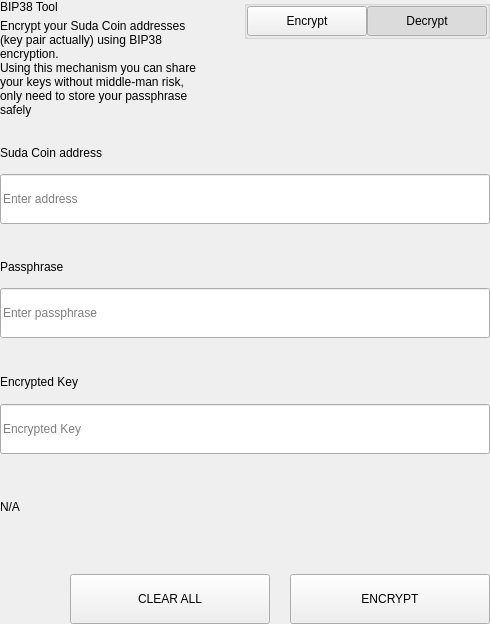
<?xml version="1.0" encoding="UTF-8"?>
<ui version="4.0">
 <class>SettingsBitToolWidget</class>
 <widget class="QWidget" name="SettingsBitToolWidget">
  <property name="geometry">
   <rect>
    <x>0</x>
    <y>0</y>
    <width>490</width>
    <height>624</height>
   </rect>
  </property>
  <property name="windowTitle">
   <string>Form</string>
  </property>
  <layout class="QVBoxLayout" name="verticalLayout">
   <property name="spacing">
    <number>0</number>
   </property>
   <property name="leftMargin">
    <number>0</number>
   </property>
   <property name="topMargin">
    <number>0</number>
   </property>
   <property name="rightMargin">
    <number>0</number>
   </property>
   <property name="bottomMargin">
    <number>0</number>
   </property>
   <item>
    <widget class="QWidget" name="left" native="true">
     <layout class="QVBoxLayout" name="verticalLayout_3">
      <property name="leftMargin">
       <number>0</number>
      </property>
      <property name="topMargin">
       <number>0</number>
      </property>
      <property name="rightMargin">
       <number>0</number>
      </property>
      <property name="bottomMargin">
       <number>0</number>
      </property>
      <item>
       <layout class="QVBoxLayout" name="verticalLayout_2">
        <property name="spacing">
         <number>0</number>
        </property>
        <item>
         <layout class="QHBoxLayout" name="horizontalLayout_3" stretch="3,1">
          <property name="spacing">
           <number>40</number>
          </property>
          <item>
           <layout class="QVBoxLayout" name="verticalLayoutTitle">
            <property name="spacing">
             <number>5</number>
            </property>
            <item>
             <widget class="QLabel" name="labelTitle">
              <property name="text">
               <string>BIP38 Tool</string>
              </property>
             </widget>
            </item>
            <item>
             <widget class="QLabel" name="labelSubtitle1">
              <property name="text">
               <string>Encrypt your Suda Coin addresses (key pair actually) using BIP38 encryption.
Using this mechanism you can share your keys without middle-man risk, only need to store your passphrase safely</string>
              </property>
              <property name="wordWrap">
               <bool>true</bool>
              </property>
             </widget>
            </item>
           </layout>
          </item>
          <item alignment="Qt::AlignTop">
           <widget class="QGroupBox" name="groupBox">
            <property name="title">
             <string/>
            </property>
            <property name="alignment">
             <set>Qt::AlignLeading|Qt::AlignLeft|Qt::AlignTop</set>
            </property>
            <layout class="QHBoxLayout" name="horizontalLayout_4">
             <property name="spacing">
              <number>0</number>
             </property>
             <property name="leftMargin">
              <number>0</number>
             </property>
             <property name="topMargin">
              <number>0</number>
             </property>
             <property name="rightMargin">
              <number>0</number>
             </property>
             <property name="bottomMargin">
              <number>0</number>
             </property>
             <item>
              <spacer name="horizontalSpacer">
               <property name="orientation">
                <enum>Qt::Horizontal</enum>
               </property>
               <property name="sizeHint" stdset="0">
                <size>
                 <width>40</width>
                 <height>20</height>
                </size>
               </property>
              </spacer>
             </item>
             <item>
              <widget class="QPushButton" name="pushLeft">
               <property name="minimumSize">
                <size>
                 <width>120</width>
                 <height>30</height>
                </size>
               </property>
               <property name="maximumSize">
                <size>
                 <width>120</width>
                 <height>30</height>
                </size>
               </property>
               <property name="focusPolicy">
                <enum>Qt::NoFocus</enum>
               </property>
               <property name="text">
                <string>Encrypt</string>
               </property>
               <property name="checkable">
                <bool>true</bool>
               </property>
               <property name="autoExclusive">
                <bool>true</bool>
               </property>
              </widget>
             </item>
             <item>
              <widget class="QPushButton" name="pushRight">
               <property name="minimumSize">
                <size>
                 <width>120</width>
                 <height>30</height>
                </size>
               </property>
               <property name="maximumSize">
                <size>
                 <width>120</width>
                 <height>30</height>
                </size>
               </property>
               <property name="focusPolicy">
                <enum>Qt::NoFocus</enum>
               </property>
               <property name="text">
                <string>Decrypt</string>
               </property>
               <property name="checkable">
                <bool>true</bool>
               </property>
               <property name="checked">
                <bool>true</bool>
               </property>
               <property name="autoExclusive">
                <bool>true</bool>
               </property>
              </widget>
             </item>
            </layout>
           </widget>
          </item>
         </layout>
        </item>
        <item>
         <widget class="QStackedWidget" name="stackedWidget">
          <property name="currentIndex">
           <number>1</number>
          </property>
          <widget class="QWidget" name="pageDecrypt">
           <layout class="QVBoxLayout" name="verticalLayout_5">
            <property name="spacing">
             <number>0</number>
            </property>
            <property name="leftMargin">
             <number>0</number>
            </property>
            <property name="topMargin">
             <number>0</number>
            </property>
            <property name="rightMargin">
             <number>0</number>
            </property>
            <property name="bottomMargin">
             <number>0</number>
            </property>
            <item>
             <widget class="QWidget" name="widget" native="true">
              <property name="minimumSize">
               <size>
                <width>0</width>
                <height>100</height>
               </size>
              </property>
              <layout class="QVBoxLayout" name="verticalLayout_4">
               <property name="spacing">
                <number>0</number>
               </property>
               <property name="leftMargin">
                <number>0</number>
               </property>
               <property name="topMargin">
                <number>0</number>
               </property>
               <property name="rightMargin">
                <number>0</number>
               </property>
               <property name="bottomMargin">
                <number>0</number>
               </property>
               <item>
                <spacer name="verticalSpacer_2">
                 <property name="orientation">
                  <enum>Qt::Vertical</enum>
                 </property>
                 <property name="sizeType">
                  <enum>QSizePolicy::Fixed</enum>
                 </property>
                 <property name="sizeHint" stdset="0">
                  <size>
                   <width>20</width>
                   <height>20</height>
                  </size>
                 </property>
                </spacer>
               </item>
               <item>
                <layout class="QHBoxLayout" name="horizontalLayout_6" stretch="2">
                 <property name="spacing">
                  <number>0</number>
                 </property>
                 <item>
                  <layout class="QVBoxLayout" name="verticalLayout_7">
                   <property name="spacing">
                    <number>9</number>
                   </property>
                   <item>
                    <widget class="QLabel" name="labelSubtitleKey">
                     <property name="minimumSize">
                      <size>
                       <width>0</width>
                       <height>20</height>
                      </size>
                     </property>
                     <property name="maximumSize">
                      <size>
                       <width>16777215</width>
                       <height>20</height>
                      </size>
                     </property>
                     <property name="text">
                      <string>Encrypted key</string>
                     </property>
                    </widget>
                   </item>
                   <item>
                    <widget class="QLineEdit" name="lineEditKey">
                     <property name="minimumSize">
                      <size>
                       <width>0</width>
                       <height>50</height>
                      </size>
                     </property>
                     <property name="maximumSize">
                      <size>
                       <width>16777215</width>
                       <height>50</height>
                      </size>
                     </property>
                     <property name="placeholderText">
                      <string>Enter a encrypted key</string>
                     </property>
                    </widget>
                   </item>
                  </layout>
                 </item>
                </layout>
               </item>
               <item>
                <spacer name="verticalSpacer_3">
                 <property name="orientation">
                  <enum>Qt::Vertical</enum>
                 </property>
                 <property name="sizeType">
                  <enum>QSizePolicy::Fixed</enum>
                 </property>
                 <property name="sizeHint" stdset="0">
                  <size>
                   <width>20</width>
                   <height>20</height>
                  </size>
                 </property>
                </spacer>
               </item>
               <item>
                <layout class="QVBoxLayout" name="verticalLayout_9">
                 <property name="spacing">
                  <number>9</number>
                 </property>
                 <item>
                  <widget class="QLabel" name="labelSubtitlePassphrase">
                   <property name="maximumSize">
                    <size>
                     <width>16777215</width>
                     <height>20</height>
                    </size>
                   </property>
                   <property name="text">
                    <string>Passphrase</string>
                   </property>
                  </widget>
                 </item>
                 <item>
                  <widget class="QLineEdit" name="lineEditPassphrase">
                   <property name="minimumSize">
                    <size>
                     <width>0</width>
                     <height>50</height>
                    </size>
                   </property>
                   <property name="maximumSize">
                    <size>
                     <width>16777215</width>
                     <height>50</height>
                    </size>
                   </property>
                   <property name="placeholderText">
                    <string>Enter a passphrase</string>
                   </property>
                  </widget>
                 </item>
                </layout>
               </item>
               <item>
                <spacer name="verticalSpacer_4">
                 <property name="orientation">
                  <enum>Qt::Vertical</enum>
                 </property>
                 <property name="sizeType">
                  <enum>QSizePolicy::Fixed</enum>
                 </property>
                 <property name="sizeHint" stdset="0">
                  <size>
                   <width>20</width>
                   <height>20</height>
                  </size>
                 </property>
                </spacer>
               </item>
               <item>
                <widget class="QWidget" name="widget_3" native="true">
                 <property name="sizePolicy">
                  <sizepolicy hsizetype="Preferred" vsizetype="Fixed">
                   <horstretch>0</horstretch>
                   <verstretch>0</verstretch>
                  </sizepolicy>
                 </property>
                 <layout class="QVBoxLayout" name="verticalLayout_10">
                  <property name="spacing">
                   <number>9</number>
                  </property>
                  <property name="leftMargin">
                   <number>0</number>
                  </property>
                  <property name="topMargin">
                   <number>0</number>
                  </property>
                  <property name="rightMargin">
                   <number>0</number>
                  </property>
                  <property name="bottomMargin">
                   <number>0</number>
                  </property>
                  <item>
                   <widget class="QLabel" name="labelSubtitleDecryptResult">
                    <property name="minimumSize">
                     <size>
                      <width>0</width>
                      <height>20</height>
                     </size>
                    </property>
                    <property name="maximumSize">
                     <size>
                      <width>16777215</width>
                      <height>20</height>
                     </size>
                    </property>
                    <property name="text">
                     <string>Decrypted address result</string>
                    </property>
                   </widget>
                  </item>
                  <item>
                   <widget class="QWidget" name="widget_4" native="true">
                    <layout class="QHBoxLayout" name="horizontalLayout" stretch="6,0,1">
                     <property name="spacing">
                      <number>0</number>
                     </property>
                     <property name="leftMargin">
                      <number>0</number>
                     </property>
                     <property name="topMargin">
                      <number>0</number>
                     </property>
                     <property name="rightMargin">
                      <number>0</number>
                     </property>
                     <property name="bottomMargin">
                      <number>0</number>
                     </property>
                     <item alignment="Qt::AlignVCenter">
                      <widget class="QLineEdit" name="lineEditDecryptResult">
                       <property name="minimumSize">
                        <size>
                         <width>0</width>
                         <height>50</height>
                        </size>
                       </property>
                       <property name="maximumSize">
                        <size>
                         <width>16777215</width>
                         <height>50</height>
                        </size>
                       </property>
                       <property name="placeholderText">
                        <string>Decrypted Address</string>
                       </property>
                      </widget>
                     </item>
                     <item>
                      <spacer name="horizontalSpacer_4">
                       <property name="orientation">
                        <enum>Qt::Horizontal</enum>
                       </property>
                       <property name="sizeType">
                        <enum>QSizePolicy::Fixed</enum>
                       </property>
                       <property name="sizeHint" stdset="0">
                        <size>
                         <width>20</width>
                         <height>50</height>
                        </size>
                       </property>
                      </spacer>
                     </item>
                     <item>
                      <widget class="QPushButton" name="pushButtonImport">
                       <property name="minimumSize">
                        <size>
                         <width>140</width>
                         <height>40</height>
                        </size>
                       </property>
                       <property name="text">
                        <string>Import Address</string>
                       </property>
                      </widget>
                     </item>
                    </layout>
                   </widget>
                  </item>
                 </layout>
                </widget>
               </item>
               <item>
                <widget class="QLabel" name="statusLabel_DEC">
                 <property name="maximumSize">
                  <size>
                   <width>16777215</width>
                   <height>40</height>
                  </size>
                 </property>
                 <property name="text">
                  <string/>
                 </property>
                </widget>
               </item>
               <item>
                <spacer name="verticalSpacer">
                 <property name="orientation">
                  <enum>Qt::Vertical</enum>
                 </property>
                 <property name="sizeType">
                  <enum>QSizePolicy::Preferred</enum>
                 </property>
                 <property name="sizeHint" stdset="0">
                  <size>
                   <width>20</width>
                   <height>20</height>
                  </size>
                 </property>
                </spacer>
               </item>
               <item>
                <layout class="QHBoxLayout" name="horizontalLayout_7">
                 <property name="spacing">
                  <number>0</number>
                 </property>
                 <item>
                  <spacer name="horizontalSpacer_5">
                   <property name="orientation">
                    <enum>Qt::Horizontal</enum>
                   </property>
                   <property name="sizeType">
                    <enum>QSizePolicy::Expanding</enum>
                   </property>
                   <property name="sizeHint" stdset="0">
                    <size>
                     <width>40</width>
                     <height>20</height>
                    </size>
                   </property>
                  </spacer>
                 </item>
                 <item>
                  <widget class="QPushButton" name="pushButtonDecryptClear">
                   <property name="minimumSize">
                    <size>
                     <width>200</width>
                     <height>50</height>
                    </size>
                   </property>
                   <property name="maximumSize">
                    <size>
                     <width>200</width>
                     <height>50</height>
                    </size>
                   </property>
                   <property name="text">
                    <string>CLEAR</string>
                   </property>
                  </widget>
                 </item>
                 <item>
                  <spacer name="horizontalSpacer_3">
                   <property name="orientation">
                    <enum>Qt::Horizontal</enum>
                   </property>
                   <property name="sizeType">
                    <enum>QSizePolicy::Fixed</enum>
                   </property>
                   <property name="sizeHint" stdset="0">
                    <size>
                     <width>20</width>
                     <height>20</height>
                    </size>
                   </property>
                  </spacer>
                 </item>
                 <item>
                  <widget class="QPushButton" name="pushButtonDecrypt">
                   <property name="minimumSize">
                    <size>
                     <width>200</width>
                     <height>50</height>
                    </size>
                   </property>
                   <property name="maximumSize">
                    <size>
                     <width>200</width>
                     <height>50</height>
                    </size>
                   </property>
                   <property name="text">
                    <string>DECRYPT KEY</string>
                   </property>
                  </widget>
                 </item>
                </layout>
               </item>
              </layout>
             </widget>
            </item>
           </layout>
          </widget>
          <widget class="QWidget" name="pageEncrypt">
           <layout class="QVBoxLayout" name="verticalLayout_11">
            <property name="spacing">
             <number>0</number>
            </property>
            <property name="leftMargin">
             <number>0</number>
            </property>
            <property name="topMargin">
             <number>0</number>
            </property>
            <property name="rightMargin">
             <number>0</number>
            </property>
            <property name="bottomMargin">
             <number>0</number>
            </property>
            <item>
             <spacer name="verticalSpacer_8">
              <property name="orientation">
               <enum>Qt::Vertical</enum>
              </property>
              <property name="sizeType">
               <enum>QSizePolicy::Fixed</enum>
              </property>
              <property name="sizeHint" stdset="0">
               <size>
                <width>20</width>
                <height>20</height>
               </size>
              </property>
             </spacer>
            </item>
            <item>
             <widget class="QWidget" name="containerAddressEnc" native="true">
              <layout class="QVBoxLayout" name="containerAddressEncLayout">
               <property name="spacing">
                <number>5</number>
               </property>
               <property name="leftMargin">
                <number>0</number>
               </property>
               <property name="topMargin">
                <number>0</number>
               </property>
               <property name="rightMargin">
                <number>0</number>
               </property>
               <property name="bottomMargin">
                <number>0</number>
               </property>
               <item>
                <widget class="QLabel" name="labelSubtitleAddress">
                 <property name="minimumSize">
                  <size>
                   <width>0</width>
                   <height>20</height>
                  </size>
                 </property>
                 <property name="maximumSize">
                  <size>
                   <width>16777215</width>
                   <height>20</height>
                  </size>
                 </property>
                 <property name="text">
                  <string>Suda Coin address</string>
                 </property>
                </widget>
               </item>
               <item>
                <widget class="QLineEdit" name="addressIn_ENC">
                 <property name="minimumSize">
                  <size>
                   <width>0</width>
                   <height>50</height>
                  </size>
                 </property>
                 <property name="placeholderText">
                  <string>Enter address</string>
                 </property>
                </widget>
               </item>
              </layout>
             </widget>
            </item>
            <item>
             <spacer name="verticalSpacer_6">
              <property name="orientation">
               <enum>Qt::Vertical</enum>
              </property>
              <property name="sizeType">
               <enum>QSizePolicy::Fixed</enum>
              </property>
              <property name="sizeHint" stdset="0">
               <size>
                <width>20</width>
                <height>20</height>
               </size>
              </property>
             </spacer>
            </item>
            <item>
             <widget class="QWidget" name="containerAddress" native="true">
              <layout class="QHBoxLayout" name="horizontalLayout_9" stretch="2">
               <property name="spacing">
                <number>0</number>
               </property>
               <property name="leftMargin">
                <number>0</number>
               </property>
               <property name="topMargin">
                <number>0</number>
               </property>
               <property name="rightMargin">
                <number>0</number>
               </property>
               <property name="bottomMargin">
                <number>0</number>
               </property>
               <item>
                <layout class="QVBoxLayout" name="verticalLayout_8">
                 <property name="spacing">
                  <number>5</number>
                 </property>
                 <item>
                  <widget class="QLabel" name="labelSubtitleMessage">
                   <property name="minimumSize">
                    <size>
                     <width>0</width>
                     <height>20</height>
                    </size>
                   </property>
                   <property name="maximumSize">
                    <size>
                     <width>16777215</width>
                     <height>20</height>
                    </size>
                   </property>
                   <property name="text">
                    <string>Passphrase</string>
                   </property>
                  </widget>
                 </item>
                 <item>
                  <widget class="QLineEdit" name="passphraseIn_ENC">
                   <property name="minimumSize">
                    <size>
                     <width>0</width>
                     <height>50</height>
                    </size>
                   </property>
                   <property name="maximumSize">
                    <size>
                     <width>16777215</width>
                     <height>50</height>
                    </size>
                   </property>
                   <property name="placeholderText">
                    <string>Enter passphrase</string>
                   </property>
                  </widget>
                 </item>
                </layout>
               </item>
              </layout>
             </widget>
            </item>
            <item>
             <spacer name="verticalSpacer_7">
              <property name="orientation">
               <enum>Qt::Vertical</enum>
              </property>
              <property name="sizeType">
               <enum>QSizePolicy::Fixed</enum>
              </property>
              <property name="sizeHint" stdset="0">
               <size>
                <width>20</width>
                <height>20</height>
               </size>
              </property>
             </spacer>
            </item>
            <item>
             <widget class="QWidget" name="widget_2" native="true">
              <property name="minimumSize">
               <size>
                <width>0</width>
                <height>75</height>
               </size>
              </property>
              <property name="maximumSize">
               <size>
                <width>16777215</width>
                <height>16777215</height>
               </size>
              </property>
              <layout class="QVBoxLayout" name="verticalLayout_6">
               <property name="leftMargin">
                <number>0</number>
               </property>
               <property name="topMargin">
                <number>0</number>
               </property>
               <property name="rightMargin">
                <number>0</number>
               </property>
               <property name="bottomMargin">
                <number>0</number>
               </property>
               <item>
                <widget class="QLabel" name="labelSubtitleEncryptedKey">
                 <property name="minimumSize">
                  <size>
                   <width>0</width>
                   <height>20</height>
                  </size>
                 </property>
                 <property name="maximumSize">
                  <size>
                   <width>16777215</width>
                   <height>20</height>
                  </size>
                 </property>
                 <property name="text">
                  <string>Encrypted Key</string>
                 </property>
                </widget>
               </item>
               <item>
                <widget class="QLineEdit" name="encryptedKeyOut_ENC">
                 <property name="minimumSize">
                  <size>
                   <width>0</width>
                   <height>50</height>
                  </size>
                 </property>
                 <property name="placeholderText">
                  <string>Encrypted Key</string>
                 </property>
                </widget>
               </item>
              </layout>
             </widget>
            </item>
            <item>
             <widget class="QLabel" name="statusLabel_ENC">
              <property name="text">
               <string notr="true">N/A</string>
              </property>
             </widget>
            </item>
            <item>
             <spacer name="verticalSpacer_5">
              <property name="orientation">
               <enum>Qt::Vertical</enum>
              </property>
              <property name="sizeType">
               <enum>QSizePolicy::Fixed</enum>
              </property>
              <property name="sizeHint" stdset="0">
               <size>
                <width>20</width>
                <height>20</height>
               </size>
              </property>
             </spacer>
            </item>
            <item>
             <layout class="QHBoxLayout" name="horizontalLayout_8">
              <property name="spacing">
               <number>0</number>
              </property>
              <item>
               <spacer name="horizontalSpacer_6">
                <property name="orientation">
                 <enum>Qt::Horizontal</enum>
                </property>
                <property name="sizeType">
                 <enum>QSizePolicy::Expanding</enum>
                </property>
                <property name="sizeHint" stdset="0">
                 <size>
                  <width>40</width>
                  <height>20</height>
                 </size>
                </property>
               </spacer>
              </item>
              <item>
               <widget class="QPushButton" name="pushButtonClear">
                <property name="minimumSize">
                 <size>
                  <width>200</width>
                  <height>50</height>
                 </size>
                </property>
                <property name="focusPolicy">
                 <enum>Qt::NoFocus</enum>
                </property>
                <property name="text">
                 <string>CLEAR ALL</string>
                </property>
               </widget>
              </item>
              <item>
               <spacer name="horizontalSpacer_2">
                <property name="orientation">
                 <enum>Qt::Horizontal</enum>
                </property>
                <property name="sizeType">
                 <enum>QSizePolicy::Fixed</enum>
                </property>
                <property name="sizeHint" stdset="0">
                 <size>
                  <width>20</width>
                  <height>20</height>
                 </size>
                </property>
               </spacer>
              </item>
              <item>
               <widget class="QPushButton" name="pushButtonEncrypt">
                <property name="minimumSize">
                 <size>
                  <width>200</width>
                  <height>50</height>
                 </size>
                </property>
                <property name="maximumSize">
                 <size>
                  <width>200</width>
                  <height>50</height>
                 </size>
                </property>
                <property name="focusPolicy">
                 <enum>Qt::NoFocus</enum>
                </property>
                <property name="text">
                 <string>ENCRYPT</string>
                </property>
               </widget>
              </item>
             </layout>
            </item>
           </layout>
          </widget>
         </widget>
        </item>
       </layout>
      </item>
     </layout>
    </widget>
   </item>
  </layout>
 </widget>
 <resources/>
 <connections/>
</ui>
